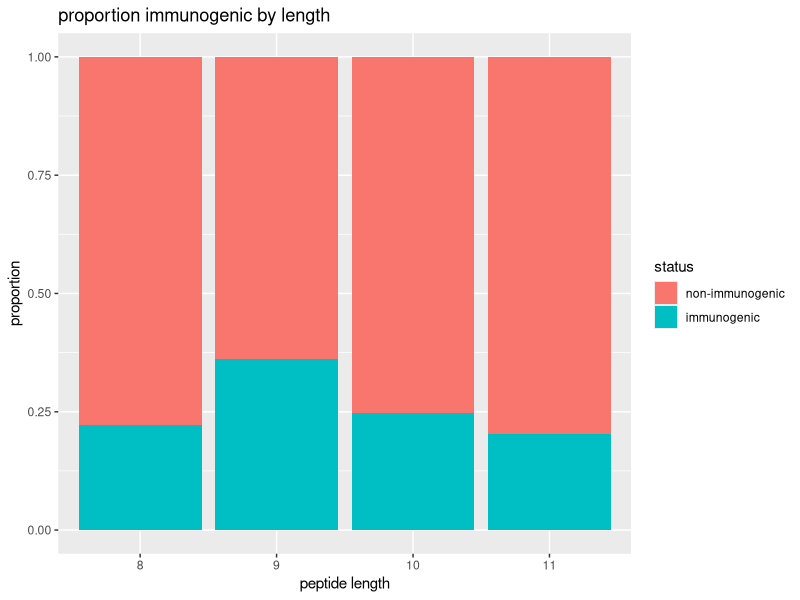
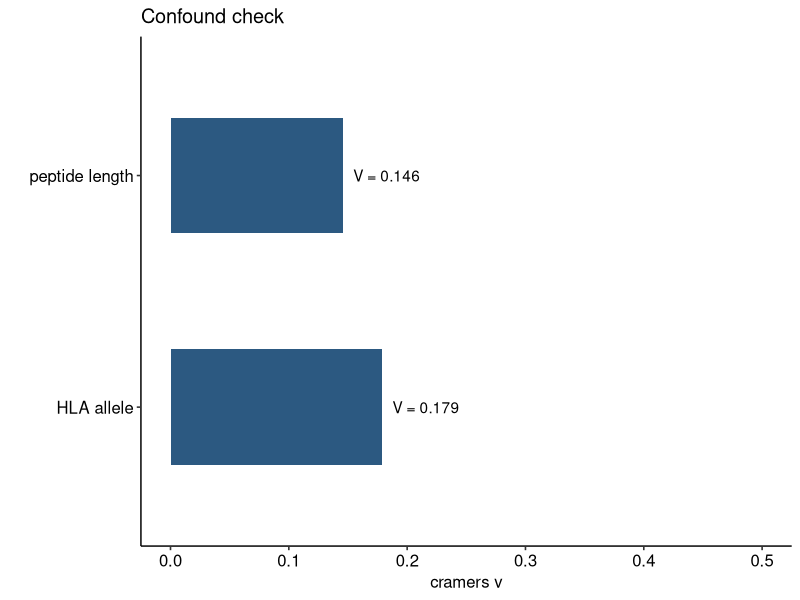
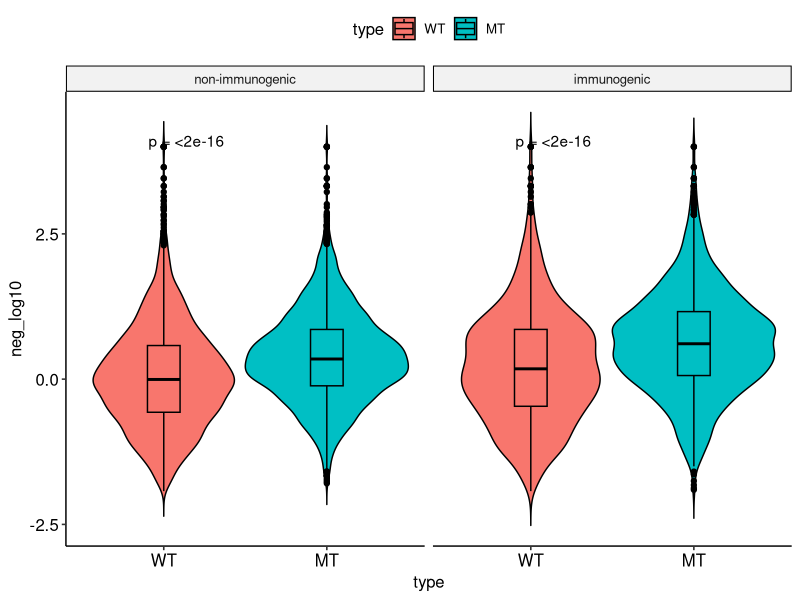
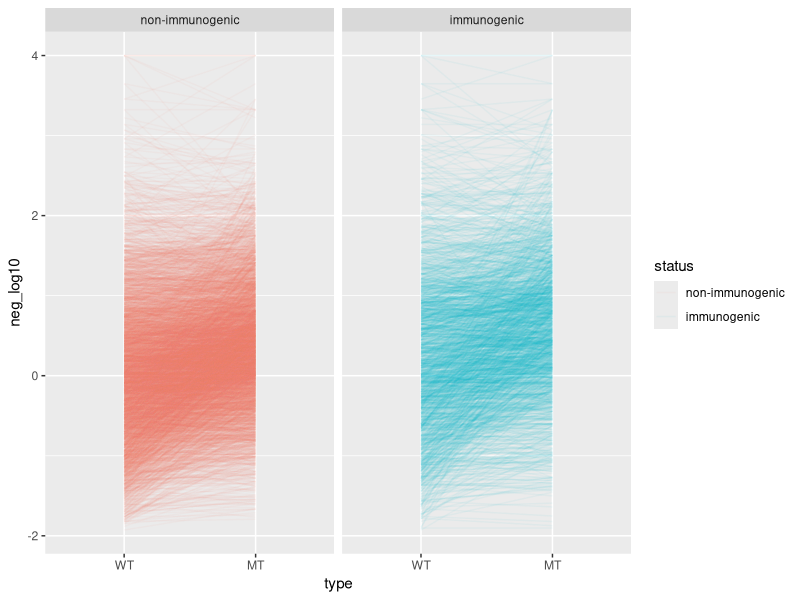
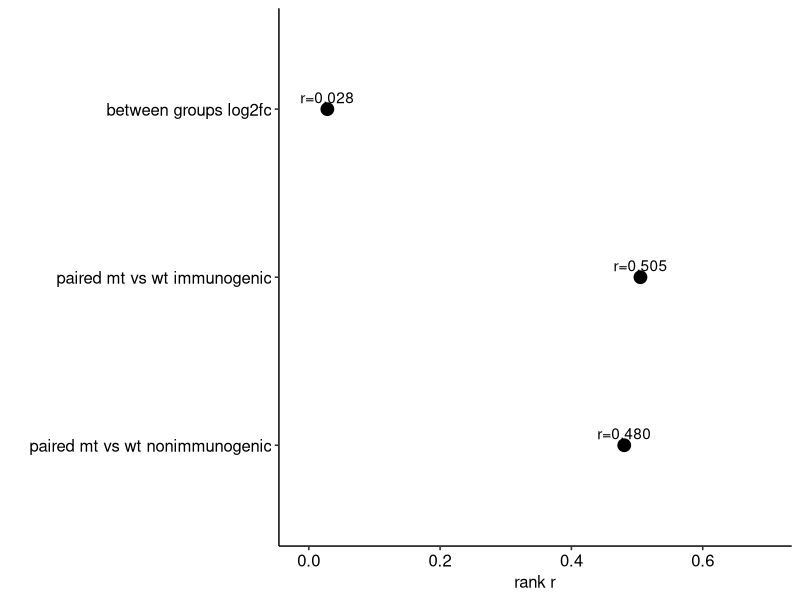
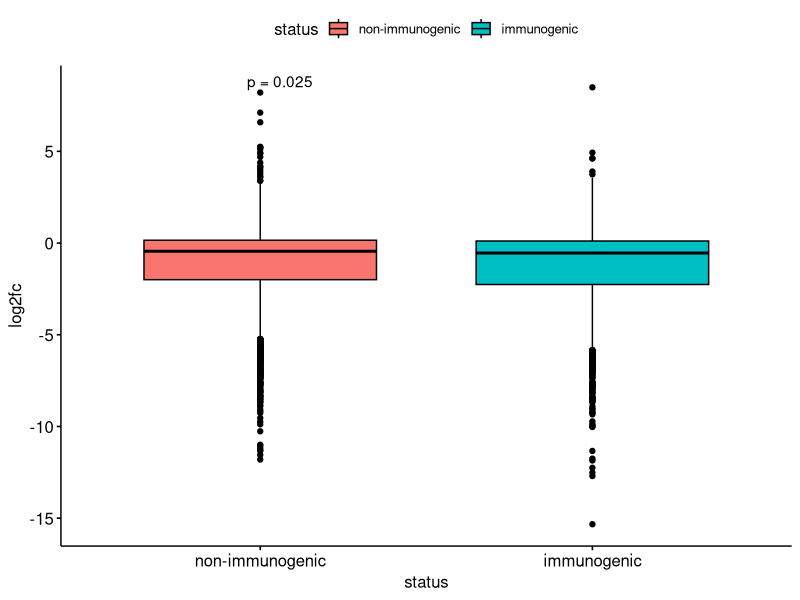
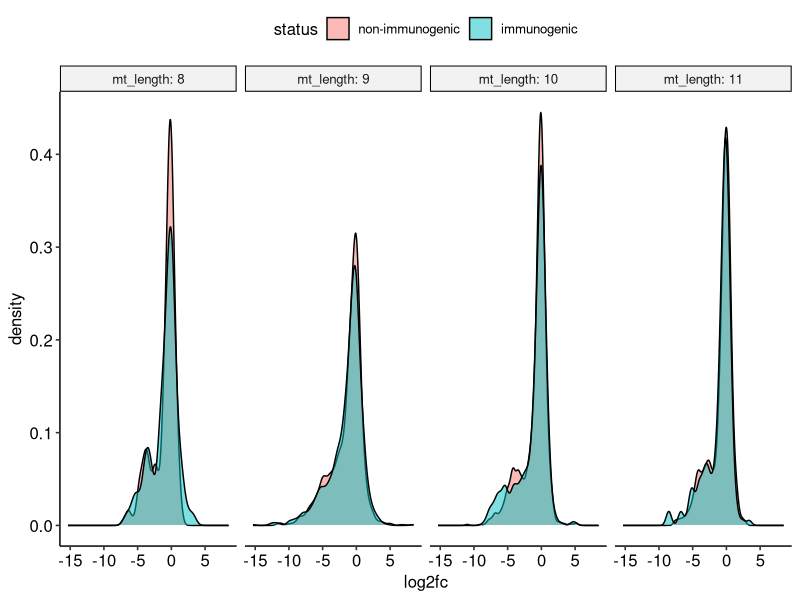
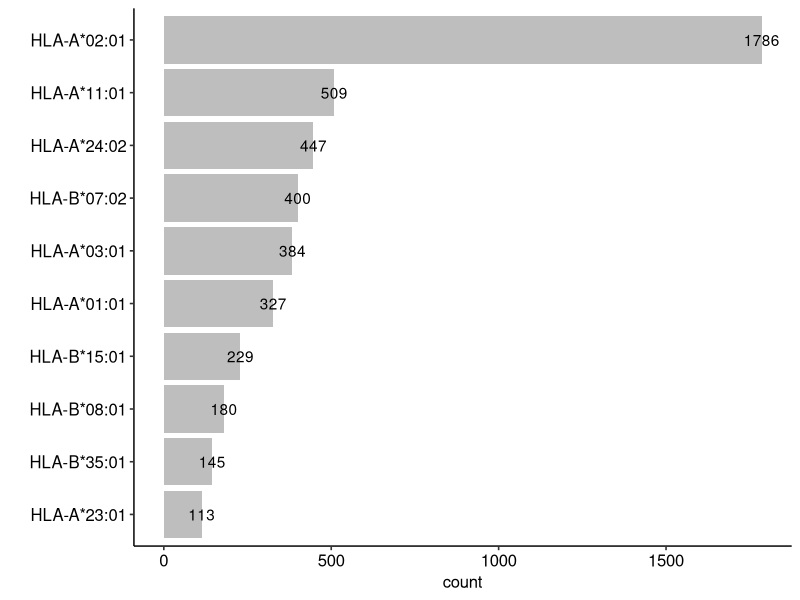

Source code (R) for these figures, in order:
## ---- chunk 1
#libraries
library(tidyverse)
library(rstatix) #for tests with effect sizes
library(ggpubr) #plots with annotations

#load data
data <- read_csv("../../processed/final_predicted.csv")
head(data)
## ---- chunk 2
#create group labels
data$status <- ifelse(
  data$label == 1, "immunogenic", "non-immunogenic"
)

#set order
data$status <- factor(
  data$status, 
  levels=c("non-immunogenic", "immunogenic")
)
table(data$status)
## ---- chunk 3
#peptide length check

#ensure different length dist do not cause differences
length_table <- table(data$mt_length, data$status)
print(length_table)

#is length distribution independent of status? 
length_chi <- chisq.test(length_table)
print(length_chi)
## ---- chunk 4
#effect size for association 
length_v <- cramer_v(length_table)
print(length_v)
## ---- chunk 5
#plot values
ggplot(data, aes(x = factor(mt_length), fill=status)) + geom_bar(position="fill") + labs(title = "proportion immunogenic by length", x="peptide length", y = "proportion")
## ---- chunk 6
#same logic for hla distribution
hla_table <- table(data$best_hla, data$status)
print(hla_table)
## ---- chunk 7
top_hlas <- data %>% count(best_hla, sort=TRUE) %>% head(10) %>% pull(best_hla)
data$hla_group <- ifelse(data$best_hla %in% top_hlas, data$best_hla, "other")

#again chi sq test
hla_table <- table(data$hla_group, data$status)
print(hla_table)

hla_chi <- chisq.test(hla_table)
print(hla_chi)
## ---- chunk 8
hla_v <- cramer_v(hla_table)
print(hla_v)
## ---- chunk 9
#make df for plot
confound_df <- data.frame(factor=c("peptide length", "HLA allele"), 
                          cramers_v = c(length_v, hla_v))
head(confound_df)
## ---- chunk 10
#barshart
p1 <- ggplot(confound_df, aes(x=cramers_v, y=factor)) + geom_col(fill = "#2c5981", width = 0.5) + geom_text(aes(label=sprintf("V = %.3f", cramers_v)), hjust=-0.15) + scale_x_continuous(limits=c(0,0.5)) + labs(title="Confound check", x="cramers v", y="") + theme_pubr()
print(p1)
## ---- chunk 11
#paired
#mt #wt to same peptide #length and HLA same 
#log since affinities are skewed 

#long format for easier 
long <- data %>% 
  select(epitope_id, status, wt_affinity_percentile, mt_affinity_percentile) %>%
  pivot_longer(cols = c(wt_affinity_percentile, mt_affinity_percentile), names_to="type",
    values_to="affinity_percentile")

#clean labels
long$type[long$type=="wt_affinity_percentile"] <- "WT"
long$type[long$type=="mt_affinity_percentile"] <- "MT"

#set order
long$type <- factor(long$type, levels=c("WT", "MT"))
head(long)
## ---- chunk 12
summary(long$affinity_percentile)
## ---- chunk 13
#constant to remove zeroes
#log transform
long$neg_log10 <- -log10(long$affinity_percentile + 0.0001) #reverses axis #higher = stronger binding
head(long)
## ---- chunk 14
#affinity values skewed #use log
#lower = stronger
paired_test <- long %>% group_by(status) %>% wilcox_test(neg_log10 ~ type, paired=TRUE) %>% add_significance()
print(paired_test)
## ---- chunk 15
#effect size 
#large dataset can have small p-values
paired_eff <- long %>% group_by(status) %>% wilcox_effsize(neg_log10 ~ type, paired=TRUE)
print(paired_eff)
## ---- chunk 16
#violin plot
ggviolin(long, x="type", y= "neg_log10", group = "epitope_id", fill="type", add="boxplot") + facet_wrap(~status) + stat_compare_means(method="wilcox.test", label="p.format") + theme_pubr()
## ---- chunk 17
#plot
ggplot(long, aes(x=type, y=neg_log10, group=epitope_id, color=status)) + geom_line(alpha=0.05) + facet_wrap(~status) 
## ---- chunk 18
data$log2fc <- log2((data$mt_affinity_percentile + 0.0001) / (data$wt_affinity_percentile + 0.0001)) 
summary(data$log2fc)
## ---- chunk 19
#do immunogenic peptides have better binding change? 
mw_test <- wilcox.test(log2fc ~ status, data=data)
mw_effect <- wilcox_effsize(log2fc ~ status, data=data)
print(mw_test)
print(mw_effect)
## ---- chunk 20
#make summary table
summary_df <- data.frame(
  test = c("paired mt vs wt nonimmunogenic", 
           "paired mt vs wt immunogenic", 
           "between groups log2fc"), 
  effsize = c(paired_eff$effsize[1], paired_eff$effsize[2], mw_effect$effsize[1])
)
head(summary_df)
## ---- chunk 21
#plot graph
ggplot(summary_df, aes(x=effsize, y=fct_rev(factor(test)))) + geom_point(size=4) + geom_text(aes(label=sprintf("r=%.3f", effsize)), vjust=-0.5) + xlim(-0.01, 0.7)+ labs(x = "rank r", y="") + theme_pubr()
## ---- chunk 22
#boxplot
ggboxplot(data, x="status", y="log2fc", fill="status") + stat_compare_means(method="wilcox.test", label="p.format") 
## ---- chunk 23
ggplot(data, aes(x=log2fc, fill=status)) + geom_density(alpha=0.5) + facet_wrap(~mt_length, nrow=1, labeller = label_both) +theme_pubr()
## ---- chunk 24
data$direction <- "unchanged"
data$direction[data$mt_affinity_percentile < data$wt_affinity_percentile] <- "stronger"
data$direction[data$mt_affinity_percentile > data$wt_affinity_percentile] <- "weaker"
table(data$direction)
## ---- chunk 25
data$stronger <- data$direction == "stronger"
fisher_stronger <- fisher.test(table(data$status, data$stronger))
print(fisher_stronger)
## ---- chunk 26
data$gained_pres <- data$wt_presented == 0 & data$mt_presented == 1
data$lost_pres <- data$wt_presented == 1 & data$mt_presented == 0
head(data)
## ---- chunk 27
table(data$gained_pres)
## ---- chunk 28
table(data$lost_pres)
## ---- chunk 29
fisher_gain <- fisher.test(table(data$status, data$gained_pres))
print(fisher_gain)
## ---- chunk 30
fisher_loss <- fisher.test(table(data$status, data$lost_pres))
print(fisher_loss)
## ---- chunk 31
hla_freq <- data %>% count(best_hla, sort=TRUE) %>% slice_max(n, n=10) 

ggplot(hla_freq, aes(n, reorder(best_hla, n))) + geom_col(fill="grey") + geom_text(aes(label=n)) + labs(x="count", y="") + theme_pubr()
## ---- chunk 32
data$presented <- ifelse(data$mt_presented == 1, "presented", "not presented")
subgroup_count <- data %>% count(presented, status) %>% mutate(group = paste(presented, status, sep="_"))
head(subgroup_count)
## ---- chunk 33
ggplot(subgroup_count, aes(x=n, y=group, fill=status)) + geom_col() + geom_text(aes(label=n)) + theme_pubr()
## ---- chunk 34
#turn length into categories
data$length_factor <- factor(data$mt_length)
table(data$length_factor)
## ---- chunk 35
#binding features only
model <- glm(label ~ log2fc + mt_affinity_percentile + wt_affinity_percentile, data=data, family=binomial)
summary(model)
## ---- chunk 36
control_model <- glm(label ~ log2fc + mt_affinity_percentile + wt_affinity_percentile + length_factor + hla_group, data=data, family=binomial)
summary(control_model)
## ---- chunk 37
#stratified by length
strat_test <- data %>% group_by(mt_length) %>% wilcox_test(log2fc~status)
print(strat_test)
## ---- chunk 38
strat_eff <- data %>% group_by(mt_length) %>% wilcox_effsize(log2fc~status)
print(strat_eff)
## ---- chunk 39
#likelihood ratio 
anova(model, control_model, test="Chisq")
